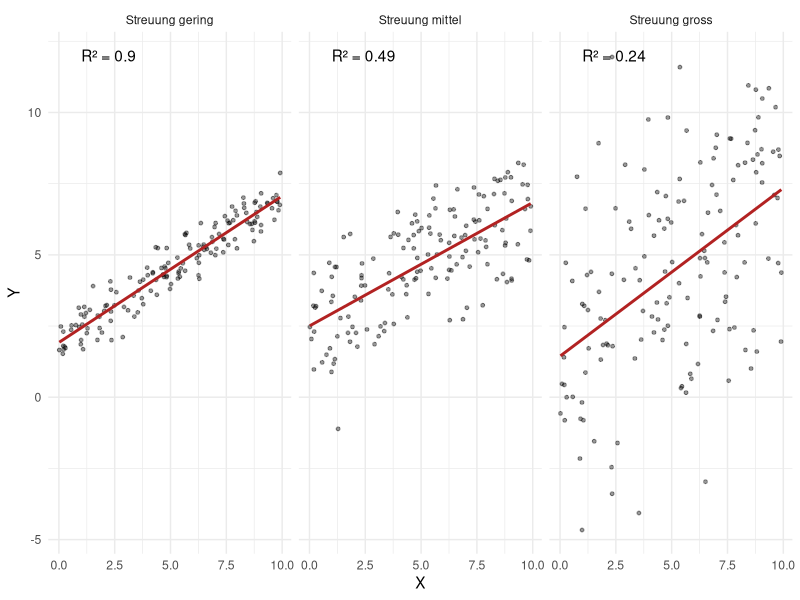

Write the R code that produced this figure.
## ---- chunk 1
#| label: setup
#| message: false

library(ggplot2)   # Grafiken (Wickham, 2016)
## ---- chunk 2
#| label: daten

set.seed(161)
n <- 150
x <- runif(n, 0, 10)

streuung <- c("gering" = 0.5, "mittel" = 1.5, "gross" = 3)
sim <- do.call(rbind, lapply(names(streuung), function(s) {
  data.frame(x = x, y = 2 + 0.5 * x + rnorm(n, 0, streuung[[s]]), streuung = s)
}))
sim$streuung <- factor(sim$streuung, levels = names(streuung))

# R2 je Datensatz
r2 <- sapply(split(sim, sim$streuung),
             function(d) summary(lm(y ~ x, data = d))$r.squared)
round(r2, 2)
## ---- chunk 3
#| label: fig-r2
#| fig-cap: "Gleiche Steigung, unterschiedliches R² (simulierte Daten)"
#| fig-alt: "Accurate Alt-Text"
#| fig-width: 9
#| fig-height: 3.5

beschriftung <- data.frame(streuung = factor(names(r2), levels = names(streuung)),
                           text = paste0("R² = ", round(r2, 2)))

ggplot(sim, aes(x, y)) +
  geom_point(alpha = 0.4, size = 1) +
  geom_smooth(method = "lm", formula = y ~ x, se = FALSE, colour = "firebrick") +
  geom_text(data = beschriftung, aes(x = 1, y = 12, label = text),
            hjust = 0, inherit.aes = FALSE) +
  facet_wrap(~ streuung, labeller = labeller(streuung = function(s)
    paste("Streuung", s))) +
  labs(x = "X", y = "Y") +
  theme_minimal()
